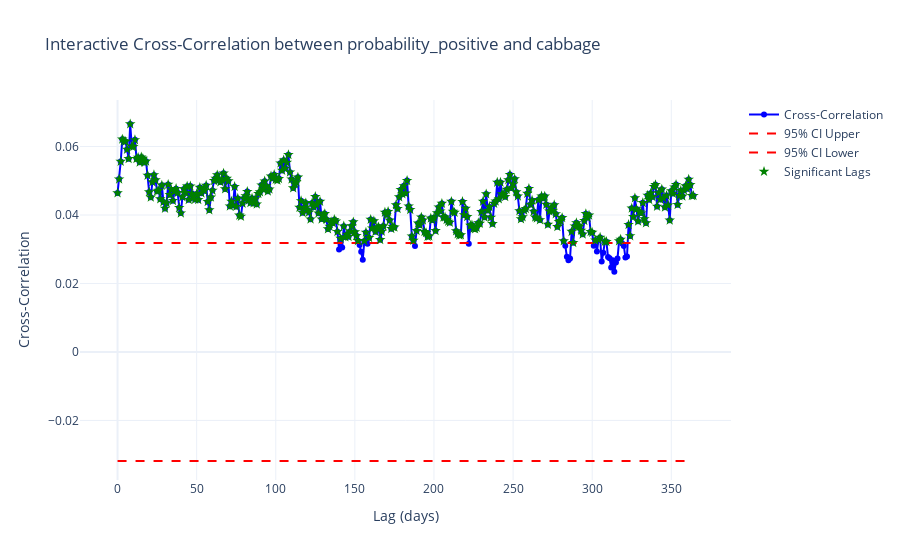

The cell this chart's notebook holds for it:
### Code cell
significant_results = interactive_cross_correlation(df, x_col='probability_positive', target_col='cabbage')
print(significant_results)

### Figure 1 — Plotly figure (JSON) as saved in the notebook; plotly's stock layout.template omitted (floating-point values rounded to 4 significant figures; data arrays with more than 128 entries replaced by an {"elided": "..."} marker saying what was removed)
{"data": [{"marker": {"color": "blue"}, "mode": "lines+markers", "name": "Cross-Correlation", "type": "scatter", "x": {"elided": "365 int values"}, "y": {"elided": "365 float values"}}, {"line": {"color": "red", "dash": "dash"}, "mode": "lines", "name": "95% CI Upper", "type": "scatter", "x": {"elided": "365 int values"}, "y": {"elided": "365 float values"}}, {"line": {"color": "red", "dash": "dash"}, "mode": "lines", "name": "95% CI Lower", "type": "scatter", "x": {"elided": "365 int values"}, "y": {"elided": "365 float values"}}, {"marker": {"color": "green", "size": 8, "symbol": "star"}, "mode": "markers", "name": "Significant Lags", "type": "scatter", "x": {"elided": "338 int values"}, "y": {"elided": "338 float values"}}], "layout": {"title": {"text": "Interactive Cross-Correlation between probability_positive and cabbage"}, "xaxis": {"title": {"text": "Lag (days)"}}, "yaxis": {"title": {"text": "Cross-Correlation"}}}}
